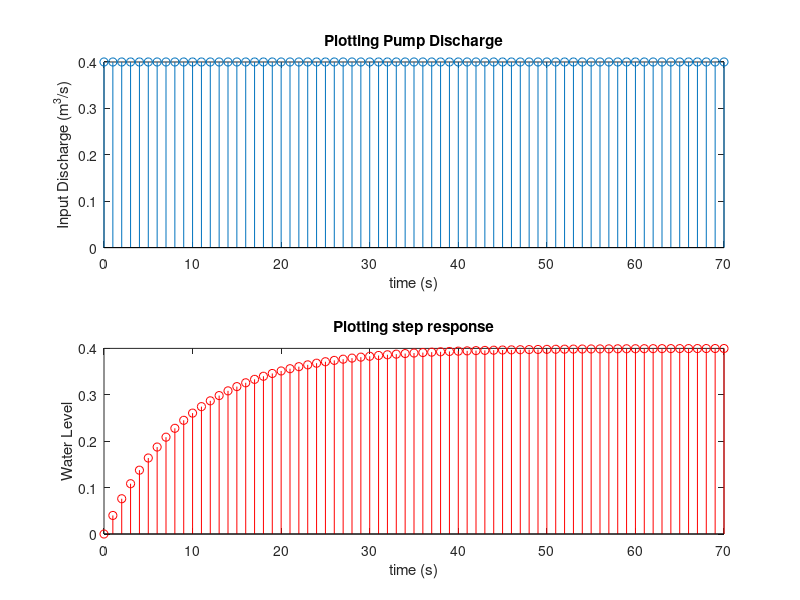
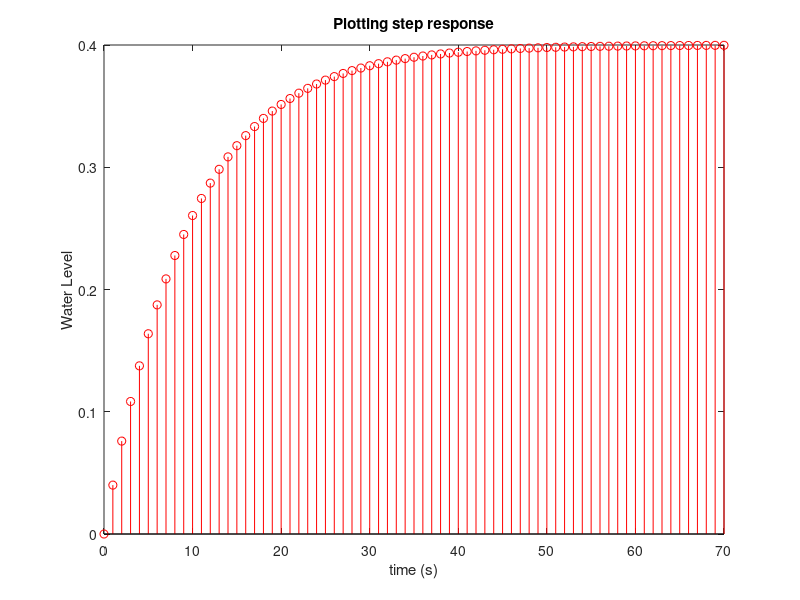

Source code (MATLAB) for these figures, in order:
%% discrete_tank_simulation
% display discretized tank response
% Lab No. : 05
% Exercise No. : 01

%% Clean MATLAB
clear variables;
close all;

%% Declare variables for water tank simulation
h0 = 0;                 % level initial condition
a = 10;                  % Cross sectional area is 1 m^2
k = 1;                  % Friction of valve is 1
qin =0.4;              % input pump of 0.4 m^3/s
qout = k * h0;    % inital output valve flowrate m^3/s

%% Create time steps
dt = 1; % Simulation stepping time is 1 sec
tf = 70; % simulation time for 30 seconds
t = 0 : dt : tf; % time is from 0 to 30 with step of 1 ms

%% Simulate the tank model
qin =qin * ones([1 length(t)]); % convert qin single value to array
h = zeros([1 length(t)]); %allocate h values with zeros
for i = 1 : length(t)
    if (i == 1)
        h(i) = h0;
    else
        hprev = h(i-1); %h(t - dt)
        qout = k * hprev; % qout = k * sqrt(h(t-dt))
        % h(t) = [(qout - qin(t))/area] + h(t-dt)
        dh = (dt *(qin(i) - qout))/a;
        h(i) = dh + hprev;
    end
     
end

figure('name','Step Response')
%% Using stem function to represent discrete response
subplot(2,1,1) % 2 rows - 1 col plot, plot on first row
stem(t,qin),xlabel('time (s)'),ylabel('Input Discharge (m^3/s)'),...
    title('Plotting Pump Discharge');
subplot(2,1,2) % 2 rows - 1 col plot, plot on second row
stem(t,h,'r'),xlabel('time (s)'),ylabel('Water Level'),...
    title('Plotting step response');
figure('name','Step Response Only')
stem(t,h,'r'),xlabel('time (s)'),ylabel('Water Level'),...
    title('Plotting step response');